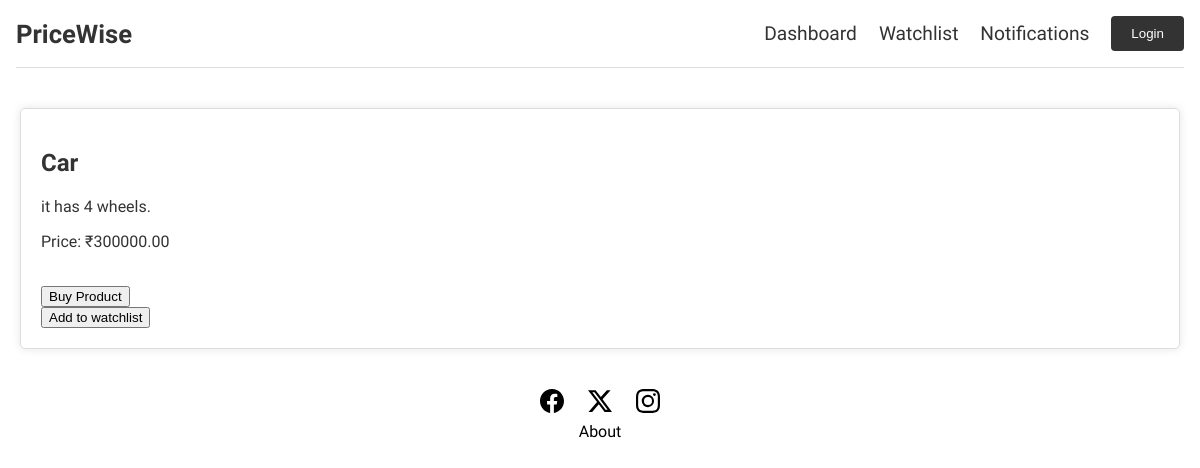
Page /products/view/c50ddc19c9cd4cbfb609a7ad7aea7e2c/ on the committed database.
### products/models.py (models this page shows, shortened)
class Product(models.Model):
    name = models.CharField(max_length=255)
    description = models.TextField()
    current_price = models.DecimalField(max_digits=10, decimal_places=2)
    lowest_price= models.DecimalField(default=0, max_digits=10, decimal_places=2)
    highest_price= models.DecimalField(default=0, max_digits=10, decimal_places=2)
    product_id = models.UUIDField(primary_key=True, default=uuid.uuid4, editable=False, unique=True)
    url = models.URLField()
    updated_at = models.DateTimeField(auto_now=True)

### products/views.py (the view)
# urls.py: path('view/<str:product_id>/', views.view_product, name='view_product'),
def view_product(request, product_id):
    product = get_object_or_404(Product, product_id=product_id)
    return render(request, 'products/view_product.html', {'product': product})

### templates/products/view_product.html
{% extends "pricewise/home.html" %}
{% block content %}
<div style="border: 1px solid #ddd; padding: 20px; margin: 20px 0; border-radius: 5px; box-shadow: 0 0 10px rgba(0, 0, 0, 0.1);">
        <h2>{{ product.name }}</h2>
        <p>{{ product.description }}</p>
        <p>Price: ₹{{ product.current_price }}</p><br>
        <button onclick=location.href="{{product.url}}">Buy Product</button><br>
        <button onclick=location.href='{% url "products:add_to_watchlist" product.product_id %}'>Add to watchlist</button>
</div>
{% endblock %}

### rows in the picture
Product: name "Car", description "it has 4 wheels.", current_price "300000.00"
